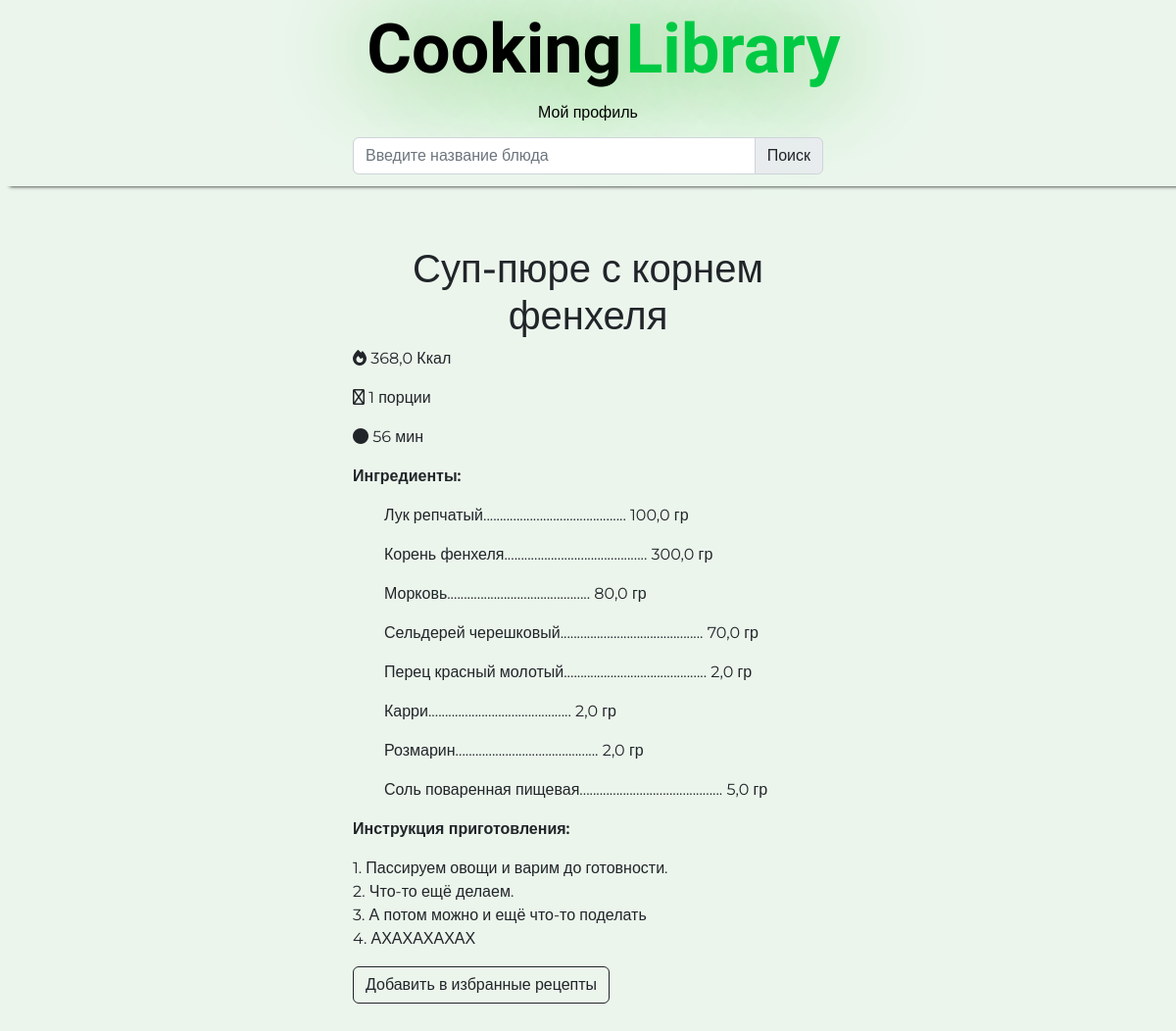
Screenshot of /recipe/sup-pyure-s-kornem-fenhelya with the database file from the repository.
### main/models.py (models this page shows, shortened)
class recipe(models.Model):
    title_recipe = models.CharField('Название рецепта', max_length=150)
    slug = models.SlugField(max_length=255, unique=True, db_index=True, verbose_name="URL", blank=True, null=True)
    count_servings = models.IntegerField('Количество порций', null=True, blank=True)
    count_calories = models.FloatField('Количество ККал', null=True, blank=True)
    need_time = models.IntegerField('Время готовки (в минутах)', null=True, blank=True)
    recipe_description = models.TextField('Описание рецепта')
    need_products = models.ManyToManyField('products', verbose_name='Необходимые продукты')
    CAT_CHOICES = [
        ('1', 'Завтраки'), ('2', 'Основные блюда'), ('3', 'Закуски'),
        ('4', 'Супы'), ('5', 'Салаты'), ('6', 'Выпечка и десерты')
    ]
    category = models.CharField(max_length=150, choices=CAT_CHOICES, default='1')
    fav_recs = models.ManyToManyField(User, verbose_name="Избранные рецепты", blank=True)
    class Meta:
        verbose_name = 'Рецепт'
        verbose_name_plural = 'Рецепты'

class products(models.Model):
    name_product = models.CharField('Название продукта', max_length=100, db_index=True)
    mass = models.FloatField('Количество в гр', null=True)
    product_calories = models.FloatField('Количество ккал в продукте')
    class Meta:
        verbose_name = 'Продукт'
        verbose_name_plural = 'Продукты'

### main/views.py (the view)
# urls.py: path('recipe/<slug:recipe_slug>', ShowRecipe.as_view(), name='recipe'),
class ShowRecipe(DetailView):
    model = recipe
    template_name = 'main/recipe.html'
    slug_url_kwarg = 'recipe_slug'
    context_object_name = 'recipe'

### main/templates/main/recipe.html (shortened to what this page needs)
{% load static %}
{% load main_tags %}
<!DOCTYPE html>
<html>
    <head>
        <link rel="stylesheet" href="{% static 'main/css/main.css' %}">
    </head>
    <body>
        <div class="hhead">
            <div id="header" title="На главную">
                <a href='/'><ul>
                    <p style="color: black;"> Cooking</p>
                    <p style="color: rgb(0, 202, 67);">Library</p>
                </ul></a>
            </div>
            <div id="header2">
                <div id="header21">
                    <a href="{% url 'profile_page' %}" title="Нажмите, чтобы перейти в свой профиль">Мой профиль</a>
                </div>
                <div id="header22" class="input-group flex-nowrap">
                    <input type="search" class="form-control" placeholder="Введите название блюда" aria-describedby="addon-wrapping">
                    <span class="input-group-text" id="search" width="100px">Поиск</span>
                </div>
            </div>
        </div>
        <div id="ovskasha">
            <h1>{{recipe.title_recipe}}</h1>
            <p><i class="fa-solid fa-fire"></i> {{recipe.count_calories}} Ккал</p>
            <p><i class="fa-regular fa-shapes"></i> {{recipe.count_servings}} порции</p>
            <p><i class="fa-solid fa-circle"></i> {{recipe.need_time}} мин</p>
            <p style="font-weight: 600;">Ингредиенты:</p>
            <ul>
                {% for r in recipe.need_products.all %}
                <p>{{ r.name_product }}........................................... {{ r.mass }} гр</p>
                {% endfor %}
            </ul>
            <p style="font-weight: 600;">Инструкция приготовления:</p>
            <p>{{ recipe.recipe_description|linebreaks }}</p>
            <a href="{% url 'add_favourite' recipe.slug %}"><button type="button" class="btn btn-outline-dark">Добавить в избранные рецепты</button></a>
        </div>
    </body>
</html>

### main/static/main/css/main.css (style rules this page uses)
* { padding: 0%; margin: 0%; }
body { background: #ebf5ec; font-family: 'Montserrat', sans-serif; }
.hhead { position: fixed; background: #ebf5ec; width: 100%; z-index: 1; top: 0; box-shadow: 10px 0px 4px black; }
#header a { text-decoration: none; }
#header ul { list-style: none; }
#header ul p { display: inline; font-size: 70px; }
#header { width: 100%; height: 90px; text-align: center; text-shadow: #1cb002 3px 0 100px; color: #fff; line-height: 100px; font-weight: bold; font-family: 'Cookie', cursive; }
#header2 { width: 100%; height: 100px; text-align: center; text-shadow: #1cb002 3px 0 100px; line-height: 50px; text-decoration: none; }
#header21 { width: 40%; margin-left: 30%; text-align: center; }
#header21 a { text-decoration: none; color: #000; }
#header22 { width: 40%; margin-left: 30%; }
#ovskasha { margin-top: 250px; margin-bottom: 150px; width: 40%; margin-left: 30%; }
#ovskasha h1 { text-align: center; }

### rows the page displays
recipe: title_recipe "Суп-пюре с корнем фенхеля", count_calories "368,0", count_servings "1", need_time "56", recipe_description "1. Пассируем овощи и варим до готовности. 2. Что-то ещё делаем. 3. А потом можно и ещё что-то поделать 4. АХАХАХАХАХ"
products: name_product "Лук репчатый", mass "100,0"
products: name_product "Корень фенхеля", mass "300,0"
products: name_product "Морковь", mass "80,0"
products: name_product "Сельдерей черешковый", mass "70,0"
products: name_product "Перец красный молотый", mass "2,0"
products: name_product "Карри", mass "2,0"
products: name_product "Розмарин", mass "2,0"
products: name_product "Соль поваренная пищевая", mass "5,0"
